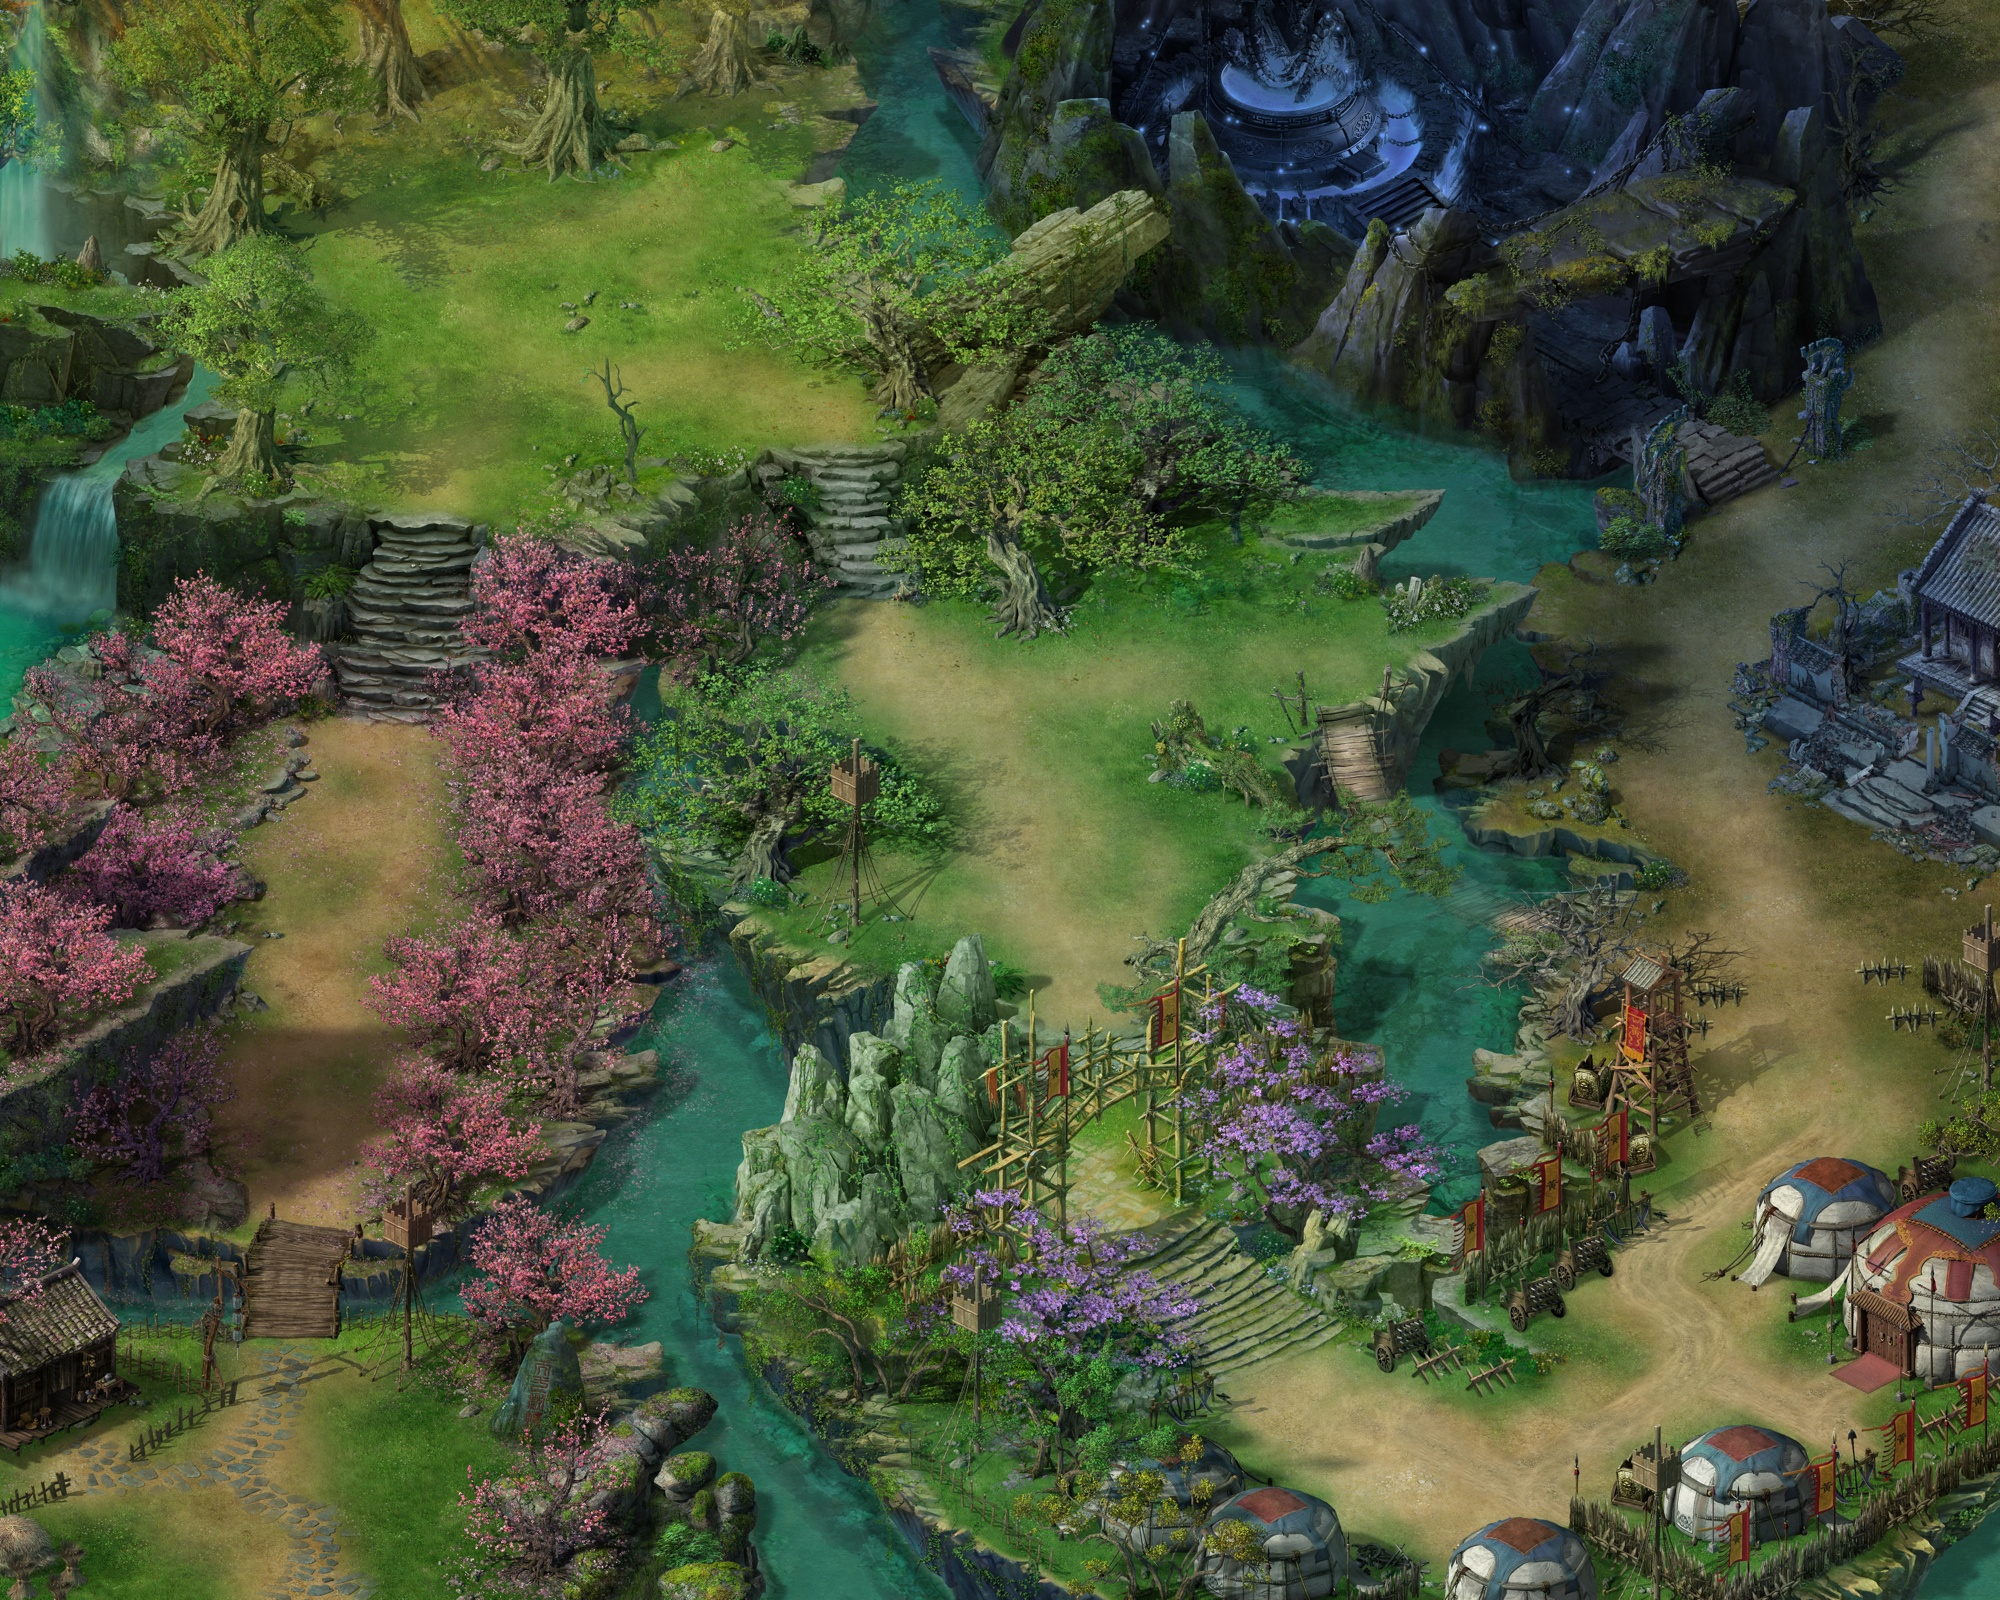

This game map was drawn from its Tiled (.tmx) file and the tilesets committed beside it. A one-line description and the trimmed map source follow:
An orthogonal 100x100 tile map with 20x16 px tiles, 1 tile layer (Tile Layer 1).

<map version="1.0" orientation="orthogonal" width="100" height="100" tilewidth="20" tileheight="16">
 <tileset firstgid="1" name="s400" tilewidth="2000" tileheight="1600">
  <image source="s400.jpg" width="2000" height="1600" />
 </tileset>
 <layer name="Tile Layer 1" width="100" height="100">
  <data>[10000 cells, 1 non-empty, 1 distinct tile ids]</data>
 </layer>
</map>